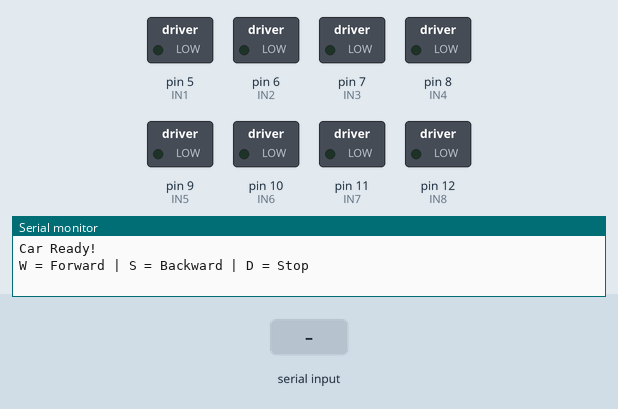
A sketch run on a simulated Arduino Uno, built with avr-gcc and run on an emulated ATmega328P. Shown: switched loads named in the sketch (green lamp = pin HIGH), the last lines printed to the serial monitor. Inputs (shaded band) come from the test bench.

Above: at 1.2 s.
1.3 s: "w" received over Serial
At 2.5 s:
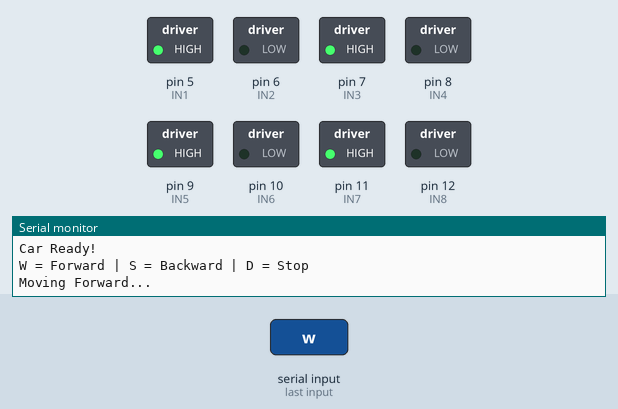
2.8 s: "s" received over Serial
At 3.7 s:
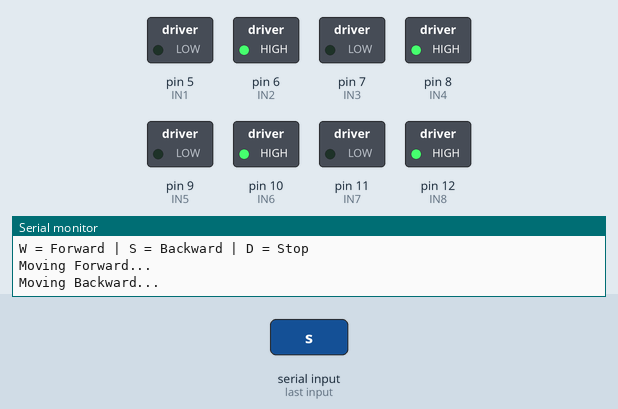
4.3 s: "W" received over Serial
At 4.8 s:
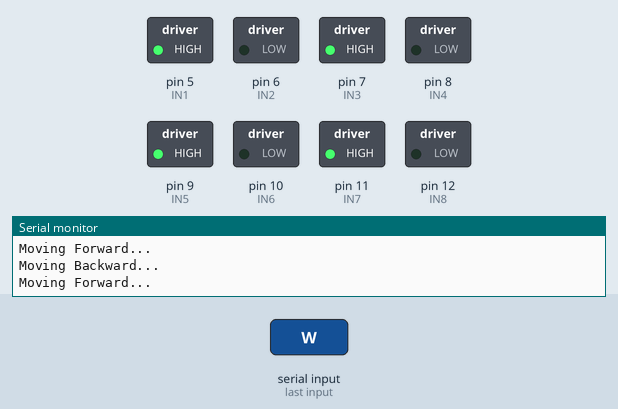
5.8 s: "S" received over Serial
At 7.2 s:
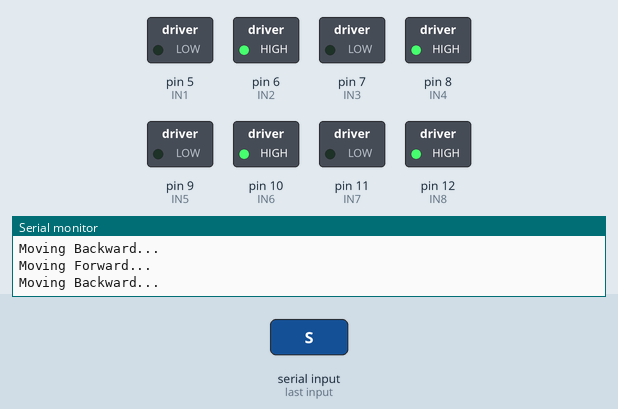
Timing chart, 0 to 8.3 s (numbered marks = the images above; inputs shaded):
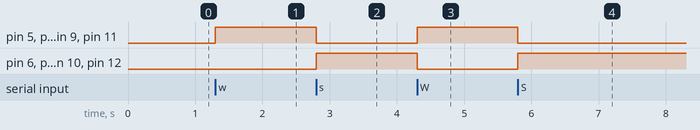

The sketch:

rover.ino
```cpp
// Motor pins - Left side (L298N #1)
int IN1 = 5;
int IN2 = 6;
int IN3 = 7;
int IN4 = 8;

// Motor pins - Right side (L298N #2)
int IN5 = 9;
int IN6 = 10;
int IN7 = 11;
int IN8 = 12;

void setup() {
  Serial.begin(9600);  // Start serial communication with laptop

  pinMode(IN1, OUTPUT);
  pinMode(IN2, OUTPUT);
  pinMode(IN3, OUTPUT);
  pinMode(IN4, OUTPUT);
  pinMode(IN5, OUTPUT);
  pinMode(IN6, OUTPUT);
  pinMode(IN7, OUTPUT);
  pinMode(IN8, OUTPUT);

  Serial.println("Car Ready!");
  Serial.println("W = Forward | S = Backward | D = Stop");
}

void moveForward() {
  digitalWrite(IN1, HIGH);
  digitalWrite(IN2, LOW);
  digitalWrite(IN3, HIGH);
  digitalWrite(IN4, LOW);
  digitalWrite(IN5, HIGH);
  digitalWrite(IN6, LOW);
  digitalWrite(IN7, HIGH);
  digitalWrite(IN8, LOW);
  Serial.println("Moving Forward...");
}

void moveBackward() {
  digitalWrite(IN1, LOW);
  digitalWrite(IN2, HIGH);
  digitalWrite(IN3, LOW);
  digitalWrite(IN4, HIGH);
  digitalWrite(IN5, LOW);
  digitalWrite(IN6, HIGH);
  digitalWrite(IN7, LOW);
  digitalWrite(IN8, HIGH);
  Serial.println("Moving Backward...");
}

void stopMotors() {
  digitalWrite(IN1, LOW);
  digitalWrite(IN2, LOW);
  digitalWrite(IN3, LOW);
  digitalWrite(IN4, LOW);
  digitalWrite(IN5, LOW);
  digitalWrite(IN6, LOW);
  digitalWrite(IN7, LOW);
  digitalWrite(IN8, LOW);
  Serial.println("Stopped.");
}

void loop() {
  if (Serial.available() > 0) {       // Check if laptop sent a key
    char key = Serial.read();         // Read the key pressed

    if (key == 'w' || key == 'W') {
      moveForward();
    }
    else if (key == 's' || key == 'S') {
      moveBackward();
    }
    else if (key == 'd' || key == 'D') {
      stopMotors();
    }
  }
}
```

Measured:
- after the input at 1.3 s, pin 5 (IN1), pin 7 (IN3), pin 9 (IN5), pin 11 (IN7): LOW → HIGH at once
- after the input at 2.8 s, pin 5 (IN1), pin 7 (IN3), pin 9 (IN5), pin 11 (IN7): HIGH → LOW at once; pin 6 (IN2), pin 8 (IN4), pin 10 (IN6), pin 12 (IN8): LOW → HIGH at once
- after the input at 4.3 s, pin 5 (IN1), pin 7 (IN3), pin 9 (IN5), pin 11 (IN7): LOW → HIGH at once; pin 6 (IN2), pin 8 (IN4), pin 10 (IN6), pin 12 (IN8): HIGH → LOW at once
- after the input at 5.8 s, pin 5 (IN1), pin 7 (IN3), pin 9 (IN5), pin 11 (IN7): HIGH → LOW at once; pin 6 (IN2), pin 8 (IN4), pin 10 (IN6), pin 12 (IN8): LOW → HIGH at once
